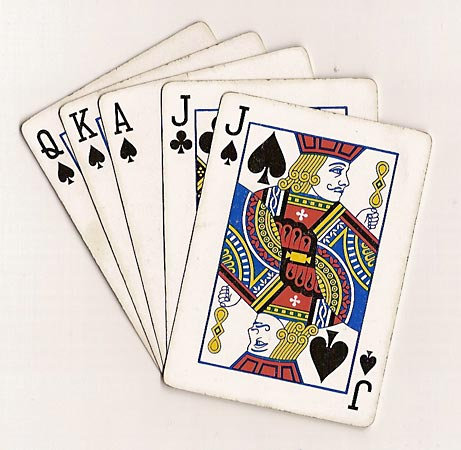
#> input picture Murtaza_Workshop/Resources/cards0.jpg, 461 x 450 px
$ python detection_2.py   (older library calls are emulated)
#> lines starting #> are read from the running program, lines starting #| are printed output that depends on the picture
import cv2
import numpy as np

circles = np.zeros((4,2), np.int)
counter = 0


def mousePoints(event, x, y, flags, params):
    global counter
    if event == cv2.EVENT_LBUTTONDOWN:
        #print(x, y)
        circles[counter] = x, y
        counter = counter + 1
        print(circles)

img = cv2.imread('Resources/cards0.jpg')
#> img is the input picture: shape (450, 461, 3); mean B, G, R 203.8, 209.8, 218.8

width, height = 250, 350
pts1 = np.float32([[111, 210], [287, 188], [154, 482], [352, 4440]])
pts2 = np.float32([[0, 0], [width, 0], [0, height], [width, height]])
matrix = cv2.getPerspectiveTransform(pts1, pts2)
imgOutput = cv2.warpPerspective(img, matrix, (width, height))
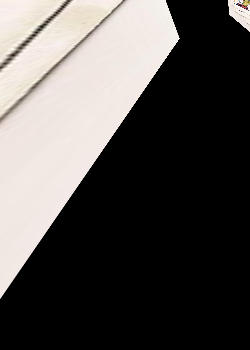
#> imgOutput: shape (350, 250, 3); mean B, G, R 77, 79.3, 82.4

#for x in range (0,4):
#    cv2.circle(img,(pts1[x][0], pts1[x][1]), 15, (0, 255, 0), cv2.FILLED)

cv2.imshow("Original Image", img)
cv2.setMouseCallback("Original Image", mousePoints)
#cv2.imshow("Output image ", imgOutput)
cv2.waitKey(0)
